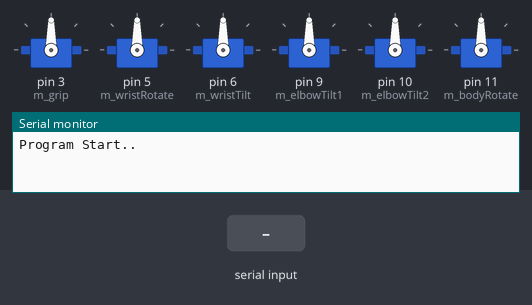
Bench run of a sketch on a simulated Arduino Uno, built with avr-gcc and run on an emulated ATmega328P. Shown: 6 × servo, the last lines printed to the serial monitor. The inputs (shaded band) are chosen by the test bench.

Above: at 3.9 s.
4.0 s: "90,45,200,10\n" received over Serial
At 6.49 s:
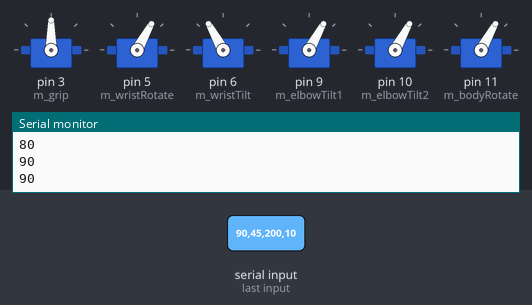
7.0 s: "90,45,200,10,150,30\n" received over Serial
10.0 s: "30,150,10,200,45,90\n" received over Serial
At 11.2 s:
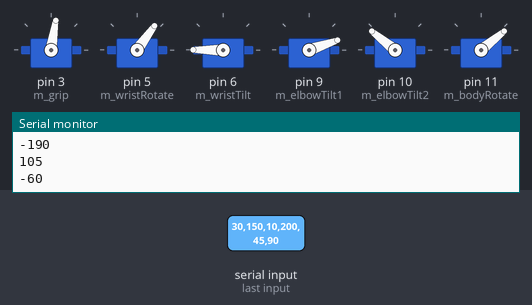
13.0 s: "90,45,200,10,150,30\n" received over Serial
At 14.64 s:
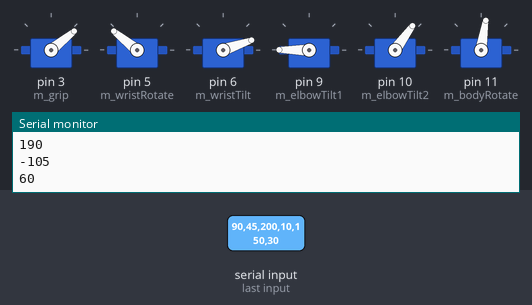
16.0 s: "30,150,10,200,45,90\n" received over Serial
Timing chart, 0 to 29.4 s (numbered marks = the images above; inputs shaded):
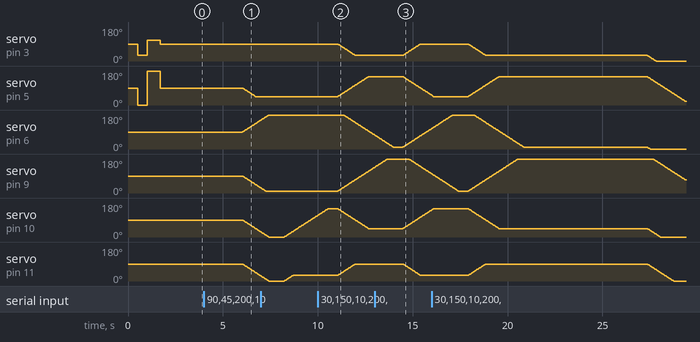

The sketch:

2._6axisRobotArm2.ino
```cpp
// Slow Motion

#include <Servo.h>

Servo m_grip; // 30: 그립 최대로 열기, 110: 그립 최대로 닫기, 동작 범위 벗어나지 않도록.
Servo m_wristRotate; // CW 0 ~ CCW180
Servo m_wristTilt; // 앞 0 ~ 뒤 180
Servo m_elbowTilt1; // 앞 180 ~ 뒤 0
Servo m_elbowTilt2; // 앞 180 ~ 뒤 0
Servo m_bodyRotate; // CW 0 ~ CCW180

int val_grip = 90;
int val_wristRotate = 90;
int val_wristTilt = 90;
int val_elbowTilt1 = 90;
int val_elbowTilt2 = 90;
int val_bodyRotate = 90;

int t_val_grip = 0;
int t_val_wristRotate = 0;
int t_val_wristTilt = 0;
int t_val_elbowTilt1 = 0;
int t_val_elbowTilt2 = 0;
int t_val_bodyRotate = 0;

int dist_val_grip = 0;
int dist_val_wristRotate = 0;
int dist_val_wristTilt = 0;
int dist_val_elbowTilt1 = 0;
int dist_val_elbowTilt2 = 0;
int dist_val_bodyRotate = 0;

int initialPosition = 90;

void setup() {
  m_grip.attach(3);
  m_wristRotate.attach(5);
  m_wristTilt.attach(6);
  m_elbowTilt1.attach(9);
  m_elbowTilt2.attach(10);
  m_bodyRotate.attach(11);

  //Openning
  m_grip.write(initialPosition);
  m_wristRotate.write(initialPosition);
  m_wristTilt.write(initialPosition);
  m_elbowTilt1.write(initialPosition);
  m_elbowTilt2.write(initialPosition);
  m_bodyRotate.write(initialPosition);
  delay(500);
  m_grip.write(30);
  m_wristRotate.write(0);
  delay(500);
  m_grip.write(110);
  m_wristRotate.write(180);
  delay(700);

  //Initialize
  m_grip.write(initialPosition);
  m_wristRotate.write(initialPosition);
  m_wristTilt.write(initialPosition);
  m_elbowTilt1.write(initialPosition);
  m_elbowTilt2.write(initialPosition);
  m_bodyRotate.write(initialPosition);
  delay(1000);

  Serial.begin(9600);
  Serial.println("Program Start..");
}

void loop() {

}

void serialEvent() {
  t_val_grip = val_grip;
  t_val_wristRotate = val_wristRotate;
  t_val_wristTilt = val_wristTilt;
  t_val_elbowTilt1 = val_elbowTilt1;
  t_val_elbowTilt2 = val_elbowTilt2;
  t_val_bodyRotate = val_bodyRotate;

  if(Serial.available()){
    val_grip = Serial.parseInt();
    val_wristRotate = Serial.parseInt();
    val_wristTilt = Serial.parseInt();
    val_elbowTilt1 = Serial.parseInt();
    val_elbowTilt2 = Serial.parseInt();
    val_bodyRotate = Serial.parseInt();
  }
  Serial.println(val_grip);
  Serial.println(val_wristRotate);
  Serial.println(val_wristTilt);
  Serial.println(val_elbowTilt1);
  Serial.println(val_elbowTilt2);
  Serial.println(val_bodyRotate);

  dist_val_grip = t_val_grip - val_grip;
  dist_val_wristRotate = t_val_wristRotate - val_wristRotate;
  dist_val_wristTilt = t_val_wristTilt - val_wristTilt;
  dist_val_elbowTilt1 = t_val_elbowTilt1 - val_elbowTilt1;
  dist_val_elbowTilt2 = t_val_elbowTilt2 - val_elbowTilt2;
  dist_val_bodyRotate = t_val_bodyRotate - val_bodyRotate;

  //abs함수는 헷갈려서 지웠슴당

  Serial.println(dist_val_grip);
  Serial.println(dist_val_wristRotate);
  Serial.println(dist_val_wristTilt);
  Serial.println(dist_val_elbowTilt1);
  Serial.println(dist_val_elbowTilt2);
  Serial.println(dist_val_bodyRotate);

    test(val_grip, val_wristRotate, val_wristTilt, val_elbowTilt1, val_elbowTilt2,val_bodyRotate);
    // 똑바로 세우기 : 90 90 90 90 90 90
    // 기본자세 : 90 90 150 0 30 90
}


void test(int _val_grip, int _val_wristRotate, int _val_wristTilt, int _val_elbowTilt1, int _val_elbowTilt2, int _val_bodyRotate) {

  int a = 0;
  int b = 0;
  int c = 0;
  int d = 0;
  int e = 0;
  int f = 0;


  while(1) {
    m_grip.write(t_val_grip);
    m_wristRotate.write(t_val_wristRotate);
    m_wristTilt.write(t_val_wristTilt);
    m_elbowTilt1.write(t_val_elbowTilt1);
    m_elbowTilt2.write(t_val_elbowTilt2);
    m_bodyRotate.write(t_val_bodyRotate);

    //grip
    if(a < 1) {
    if(t_val_grip - _val_grip <= 0) {
      if(t_val_grip != _val_grip) {
       t_val_grip++;
      } else {
        a++;
      }
    } else {
      if(t_val_grip != _val_grip) {
       t_val_grip--;
      } else {
        a++;
      }
    }
    }

    //wristRotate
    if(b < 1) {
    if(t_val_wristRotate - _val_wristRotate <= 0) {
      if(t_val_wristRotate != _val_wristRotate) {
       t_val_wristRotate++;
      } else {
        b++;
      }
    } else {
      if(t_val_wristRotate != _val_wristRotate) {
       t_val_wristRotate--;
      } else {
        b++;
      }
    }
    }


    //wristTilt
    if(c < 1) {
    if(t_val_wristTilt - _val_wristTilt <= 0) {
      if(t_val_wristTilt != _val_wristTilt) {
       t_val_wristTilt++;
      } else {
        c++;
      }
    } else {
      if(t_val_wristTilt != _val_wristTilt) {
       t_val_wristTilt--;
      } else {
        c++;
      }
    }
    }

    //elbowTilt1
    if(d < 1) {
    if(t_val_elbowTilt1 - _val_elbowTilt1 <= 0) {
      if(t_val_elbowTilt1 != _val_elbowTilt1) {
       t_val_elbowTilt1++;
      } else {
        d++;
      }
    } else {
      if(t_val_elbowTilt1 != _val_elbowTilt1) {
       t_val_elbowTilt1--;


      } else {
        d++;
      }
    }
    }

    //elbowTilt2
    if(e < 1) {
    if(t_val_elbowTilt2 - _val_elbowTilt2 <= 0) {
      if(t_val_elbowTilt2 != _val_elbowTilt2) {
       t_val_elbowTilt2++;
      } else {
        e++;
      }
    } else {
      if(t_val_elbowTilt2 != _val_elbowTilt2) {
       t_val_elbowTilt2--;
      } else {
        e++;
      }
    }
    }

    //bodyRotate
    if(f < 1) {
    if(t_val_bodyRotate - _val_bodyRotate <= 0) {
      if(t_val_bodyRotate != _val_bodyRotate) {
       t_val_bodyRotate++;
      } else {
        f++;
      }
    } else {
      if(t_val_bodyRotate != _val_bodyRotate) {
       t_val_bodyRotate--;
      } else {
        f++;
      }
    }
    }

     if((a + b + c + d + e + f) == 6) {
      break;
  }
    delay(15);
  }
  a = 0;
  b = 0;
  c = 0;
  d = 0;
  e = 0;
  f = 0;

  delay(500);
}
```

Measured:
- after the input at 4.0 s, servo on pin 5 (m_wristRotate): moves from 90° to 45° over 0.68 s, starting after 2.0 s; servo on pin 6 (m_wristTilt): moves from 90° to 153° over 0.96 s, starting after 2.0 s; servo on pin 9 (m_elbowTilt1), servo on pin 10 (m_elbowTilt2), servo on pin 11 (m_bodyRotate): moves from 90° to 27° over 0.96 s, starting after 2.0 s
- after the input at 10.0 s, servo on pin 3 (m_grip): moves from 90° to 30° over 0.93 s, starting after 1.1 s; servo on pin 5 (m_wristRotate): moves from 45° to 150° over 1.6 s, starting after 1.1 s
- after the input at 13.0 s, servo on pin 3 (m_grip): moves from 30° to 90° over 0.93 s, starting after 1.5 s; servo on pin 5 (m_wristRotate): moves from 150° to 53° over 1.5 s, starting after 1.5 s
